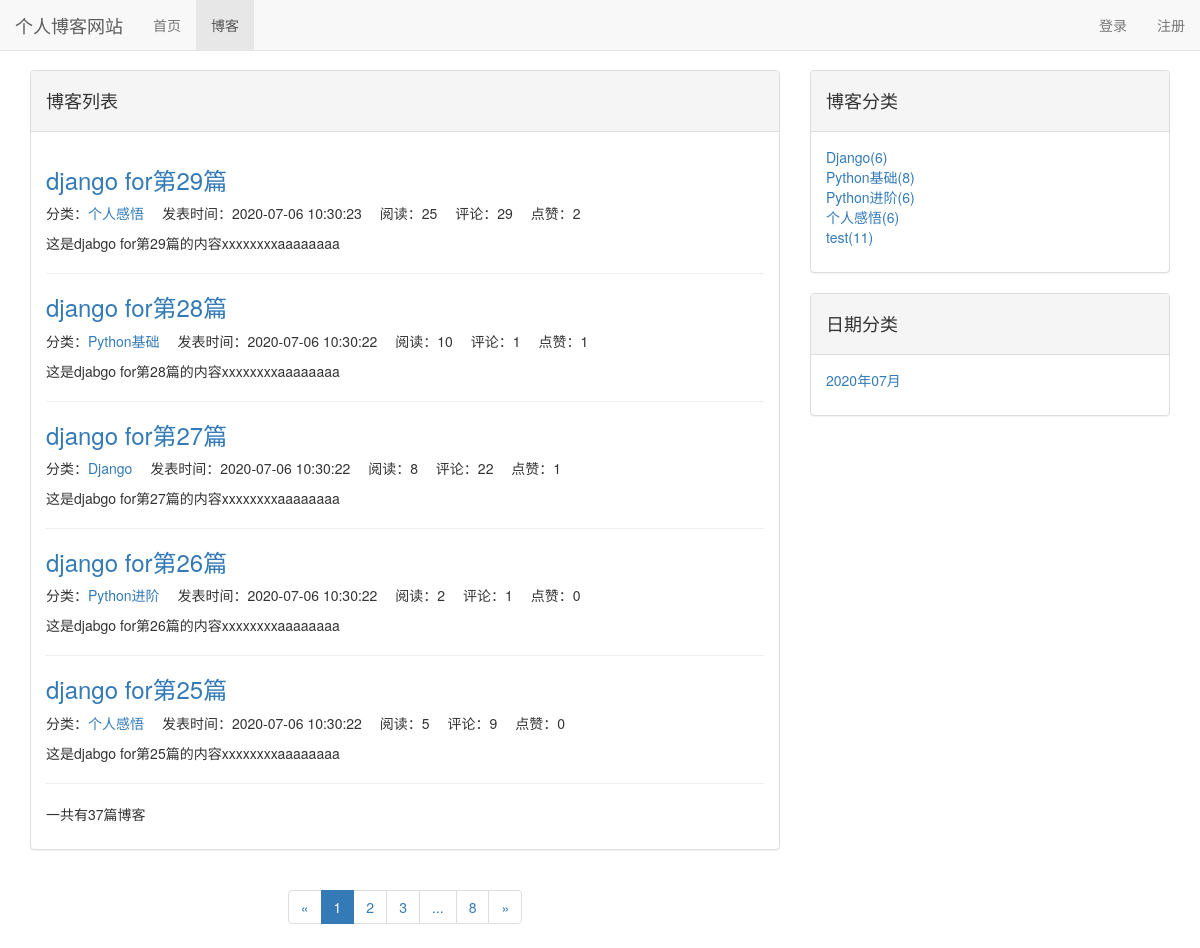
Screenshot of /blog/ with the database file from the repository.
### blog/models.py (models this page shows, shortened)
class Blog(models.Model,ReadNumExpand):
    title=models.CharField(max_length=50)
    blog_type=models.ForeignKey(BlogType,on_delete=models.CASCADE)
    content=RichTextUploadingField()
    author=models.ForeignKey(User,on_delete=models.CASCADE)
    read_detail=GenericRelation(ReadDetail)
    create_time=models.DateTimeField(auto_now_add=True)
    last_update_time=models.DateTimeField(auto_now=True)
    class Meta:
        ordering=['-create_time']

class BlogType(models.Model):
    type_name=models.CharField(max_length=20)

### read_statistic/models.py (models this page shows)
class ReadNum(models.Model):
    read_num=models.IntegerField(default=0)
    content_type = models.ForeignKey(ContentType, on_delete=models.CASCADE)
    object_id = models.PositiveIntegerField()
    content_object = GenericForeignKey('content_type', 'object_id')

### like/models.py (models this page shows)
class LikeCount(models.Model):
    content_type = models.ForeignKey(ContentType, on_delete=models.CASCADE)
    object_id = models.PositiveIntegerField()
    content_object = GenericForeignKey('content_type', 'object_id')
    like_num=models.IntegerField(default=0)

### blog/views.py (the view)
# urls.py: path('',blog_list,name='blog_list'),
def blog_list(request):
    blog_all=Blog.objects.all()
    context=blog_list_common(request,blog_all)
    return render(request,'blog_list.html',context)

### blog/views.py (called while the page is built)
def blog_list_common(request,blog_all):
    paginator=Paginator(blog_all,settings.EACH_PAGE_BLOG_NUM)
    current_page_num=request.GET.get('page',1)
    blogs=paginator.get_page(int(current_page_num))
    page_range=[page_num for page_num in range(int(current_page_num)-2,int(current_page_num)+3) if 0 <page_num<= paginator.num_pages]
    if page_range[0]-1 > 1:
        page_range.insert(0,'...')
    if page_range[-1]+1 < paginator.num_pages:
        page_range.append('...')
    if page_range[0] != 1:
        page_range.insert(0,1)
    if page_range[-1] != paginator.num_pages:
        page_range.append(paginator.num_pages)
    context={}
    context['blogs']=blogs
    context['page_range']=page_range
    context['blog_types']=BlogType.objects.annotate(blog_count=Count('blog'))
    context['blog_dates']=Blog.objects.dates('create_time','month',order='DESC')
    return context

### comment/templatetags/comment_tags.py (called while the page is built)
@register.simple_tag
def get_comment_num(obj):
    content_type=ContentType.objects.get_for_model(obj)
    return Comment.objects.filter(content_type=content_type,object_id=obj.id).count()

### like/templatetags/like_tags.py (called while the page is built)
@register.simple_tag
def get_like_num(obj):
    content_type=ContentType.objects.get_for_model(obj)
    like_count,created=LikeCount.objects.get_or_create(content_type=content_type,object_id=obj.id)
    return like_count.like_num

### read_statistic/models.py (called while the page is built)
    def get_read_num(self):
        try:
            content_type=ContentType.objects.get_for_model(self)
            readnum=ReadNum.objects.get(content_type=content_type,object_id=self.id)
            return readnum.read_num
        except exceptions.ObjectDoesNotExist:
            return 0

### user/context_processors.py (called while the page is built)
def login_form(request):
    return {'login_form': LoginForm()}

### blog/templates/blog_list.html (shortened to what this page needs)
{% extends 'base.html'%}
{% load static %}
{% load comment_tags %}
{% load like_tags %}
{% block header_extends %}
    <link rel="stylesheet" href="{% static 'blog.css' %}">
{% endblock header_extends %}
{% block nav_blog_active %}
    active
{% endblock nav_blog_active %}
{% block content %}
    <div class="container">
        <div class="row">
            <div class="col-sm-8">
                <div class="panel panel-default">
                    <div class="panel-heading">{% block blog_list_title %}<h4>博客列表</h4>{% endblock blog_list_title %}</div>
                    <div class="panel-body">
                        {% for blog in blogs.object_list %}
                            <a href="{% url 'blog_detail' blog.id %}">
                                <h3>{{ blog.title }}</h3>
                            </a>
                            <ul class='blog-list-item'>
                                <li>分类：<a href="{% url 'blog_with_type' blog.blog_type.id %}">{{ blog.blog_type.type_name }}</a></li>
                                <li>发表时间：{{ blog.create_time|date:'Y-m-d G:i:s' }}</li>
                                <li>阅读：{{ blog.get_read_num }}</li>
                                <li>评论：{% get_comment_num blog %}</li>
                                <li>点赞：{% get_like_num blog %}</li>
                            </ul>
                            <p>{{ blog.content|striptags|truncatechars_html:100 }}</p>
                            <hr>
                        {% empty %}
                            <p>-------暂无博客-------</p>
                        {% endfor %}
                        <p>一共有{{ blogs.paginator.count }}篇博客</p>
                    </div>
                </div>
                <div class='paginator'>
                    <ul class="pagination">
                        <li>
                            {% if blogs.has_previous %}
                                <a href="?page={{ blogs.previous_page_number}}" aria-label="Previous">
                                    <span aria-hidden="true">&laquo;</span>
                                </a>
                            {% else %}
                                <span aria-hidden="true">&laquo;</span>
                            {% endif %}
                        </li>
                        {% for page_num in page_range %}
                            {% if page_num == blogs.number %}
                                <li class='active'><span>{{ page_num }}</span></li>
                            {% else %}
                                {% if page_num == '...' %}
                                    <li><span>{{ page_num }}</span></li>
                                {% else %}
                                    <li><a href="?page={{ page_num }}">{{ page_num }}</a></li>
                                {% endif %}
                            {% endif %}
                        {% endfor %}
                        <li>
                            {% if blogs.has_next %}
                                <a href="?page={{ blogs.next_page_number}}" aria-label="Next">
                                    <span aria-hidden="true">&raquo;</span>
                                </a>
                            {% else %}
                                <span aria-hidden="true">&raquo;</span>
                            {% endif %}
                        </li>
                    </ul>
                </div>
            </div>
            <div class="col-sm-4">
                <div class="panel panel-default">
                    <div class="panel-heading"><h4>博客分类</h4></div>
                    <div class="panel-body">
                        <ul>
                            {% for blog_type in blog_types %}
                                <li>
                                    <a href="{% url 'blog_with_type' blog_type.id %}">
                                        {{ blog_type.type_name }}({{ blog_type.blog_count }})
                                    </a>
                                </li>
                            {% empty %}
                                <li>暂无分类</li>
                            {% endfor %}
                        </ul>
                    </div>
                </div>
                <div class="panel panel-default">
                    <div class="panel-heading"><h4>日期分类</h4></div>
                    <div class="panel-body">
                        <ul>
                            {% for blog_date in blog_dates %}
                                <li>
                                    <a href="{% url 'blog_with_date' blog_date.year blog_date.month %}">
                                        {{ blog_date|date:'Y年m月' }}
                                    </a>
                                </li>
                            {% empty %}
                                <li>暂无分类</li>
                            {% endfor %}
                        </ul>
                    </div>
                </div>
            </div>
        </div>
    </div>
{% endblock %}

### static/base.css (style rules this page uses)
* { margin: 0; padding: 0; }
body { margin-top: 70px!important; }
ul { list-style-type: none; }

### blog/static/blog.css (style rules this page uses)
ul.blog-list-item li { display: inline-block; margin-right: 1em; }
div.paginator { text-align: center; }

### rows the page displays
Blog: title "django for第29篇", blog_type.type_name "个人感悟", create_time "2020-07-06 10:30:23", get_read_num "25", id "29", id.like_num "2", content "这是djabgo for第29篇的内容xxxxxxxxaaaaaaaa"
Blog: title "django for第28篇", blog_type.type_name "Python基础", create_time "2020-07-06 10:30:22", get_read_num "10", id "1", id.like_num "1", content "这是djabgo for第28篇的内容xxxxxxxxaaaaaaaa"
Blog: title "django for第27篇", blog_type.type_name "Django", create_time "2020-07-06 10:30:22", get_read_num "8", id "22", id.like_num "1", content "这是djabgo for第27篇的内容xxxxxxxxaaaaaaaa"
Blog: title "django for第26篇", blog_type.type_name "Python进阶", create_time "2020-07-06 10:30:22", get_read_num "2", id "1", id.like_num "0", content "这是djabgo for第26篇的内容xxxxxxxxaaaaaaaa"
Blog: title "django for第25篇", blog_type.type_name "个人感悟", create_time "2020-07-06 10:30:22", get_read_num "5", id "9", id.like_num "0", content "这是djabgo for第25篇的内容xxxxxxxxaaaaaaaa"
BlogType: type_name "Django", blog_count "6"
BlogType: type_name "Python基础", blog_count "8"
BlogType: type_name "Python进阶", blog_count "6"
BlogType: type_name "个人感悟", blog_count "6"
BlogType: type_name "test", blog_count "11"

### other values shown
{{ blogs.paginator.count }} "37"
{{ page_num }} "1"
{{ page_num }} "2" "3" "8"
{{ page_num }} "..."
{{ blog_date|date:'Y年m月' }} "2020年07月"
